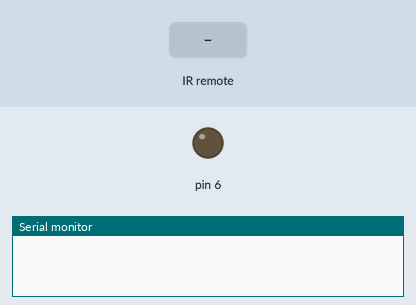
The sketch below on a simulated Arduino Uno, built with avr-gcc and run on an emulated ATmega328P. Shown: output pins drawn as LEDs (lit = HIGH), the last lines printed to the serial monitor. The test bench sets the inputs (shaded band).

Above: at 1.2 s.
1.3 s: infrared code 0xFF6897 received
At 2.3 s:
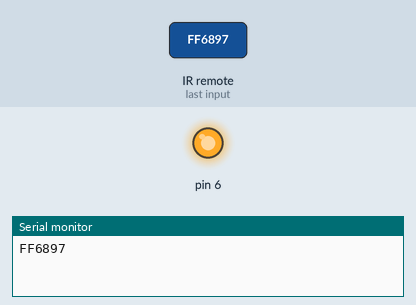
Timing chart, 0 to 4.3 s (numbered marks = the images above; inputs shaded):
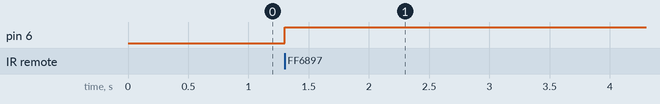

Measured:
- after the input at 1.3 s, pin 6: LOW → HIGH at once

The sketch:

IR_remote.ino
```cpp
#include <IRremote.h>

int RECV_PIN = 11;


IRrecv irrecv(RECV_PIN);

decode_results results;

void setup()
{
  Serial.begin(9600);
  pinMode(6,OUTPUT);


  irrecv.enableIRIn(); // Start the receiver
}

void loop()
{
  if (irrecv.decode(&results)){
    Serial.println(results.value, HEX);

    irrecv.resume();

    if(results.value==0xFF6897)
    {
    digitalWrite(6,HIGH);
    }
    else
    {
       digitalWrite(6,LOW);
  }
}
  delay(100);
}
```
